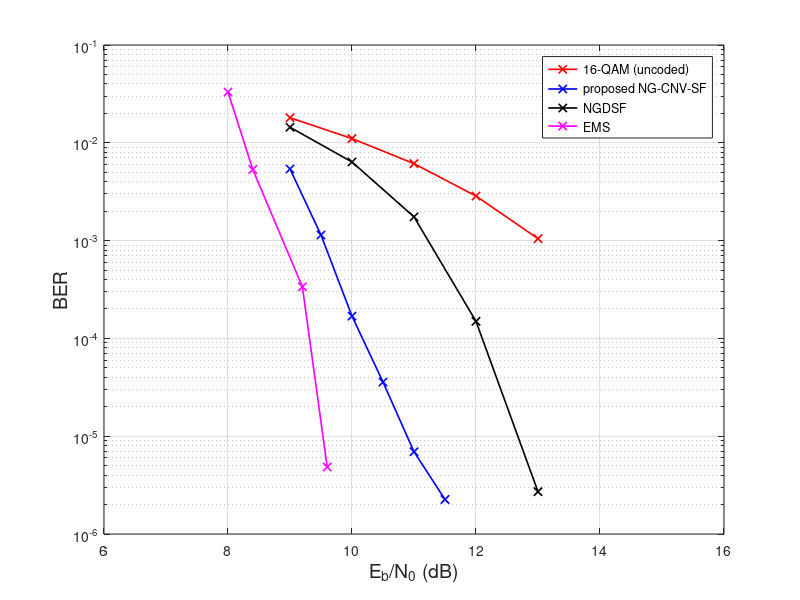

MATLAB code for this plot:

Eb_No_cnv=9:.5:11.5;
ber_cnv=[5.402e-03, 1.141e-03, 1.689e-04, 3.578e-05, 6.936e-06, 2.255e-06];

Eb_No_ngdsf=9:1:13;
uncoded= [1.804902e-02, 1.104902e-02, 6.125194e-03, 2.854495e-03, 1.046679e-03];
ber_ngdsf=[1.442157e-02,6.365196e-03, 1.749088e-03, 1.494500e-04,2.709264e-06];

%data from ems simulation
ems_Eb_N0=[8,8.4,9.2,9.6];
ems_ber=[0.0330501,0.00532898,0.000337068,4.8366e-06];


figure;

semilogy(Eb_No_ngdsf, uncoded, 'rx-', 'LineWidth', 1.2);
grid on;
hold on;

semilogy(Eb_No_cnv, ber_cnv, 'bx-','LineWidth', 1.2);

semilogy(Eb_No_ngdsf, ber_ngdsf, 'kx-','LineWidth', 1.2);

%semilogy(x_for_algo1, algorithm1, '-s', 'Color', [0.6350 0.0780 0.1840], 'LineWidth', 1.2);


%semilogy(x_for_algo2, algorithm2, '-s', 'Color', [0.4940 0.1840 0.5560], 'LineWidth', 1.2);

%semilogy(x_for_algo3, algorithm3, '-s','Color', [0.3010 0.7450 0.9330], 'LineWidth', 1.2);

semilogy(ems_Eb_N0, ems_ber, 'mx-', 'LineWidth', 1.2);
hold off;

 ylim([10e-7 10e-2]);
 xlim([6 16]);
 %xticks([1 5 10 15 20]);
 xlabel('E_b/N_0 (dB)', 'FontSize', 14);
 ylabel('BER', 'FontSize', 14);
 %title('BER comparison for NB-LDPC code (45,2,3) over GF(8)');
 hold off;
 legend( '16-QAM (uncoded)', 'proposed NG-CNV-SF', 'NGDSF','EMS', 'Location', 'northeast', 'FontSize', 9);
